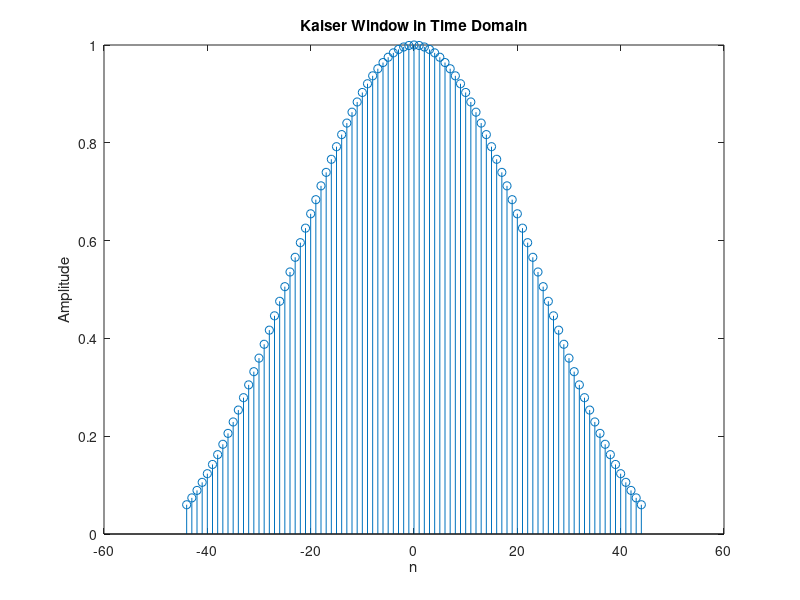
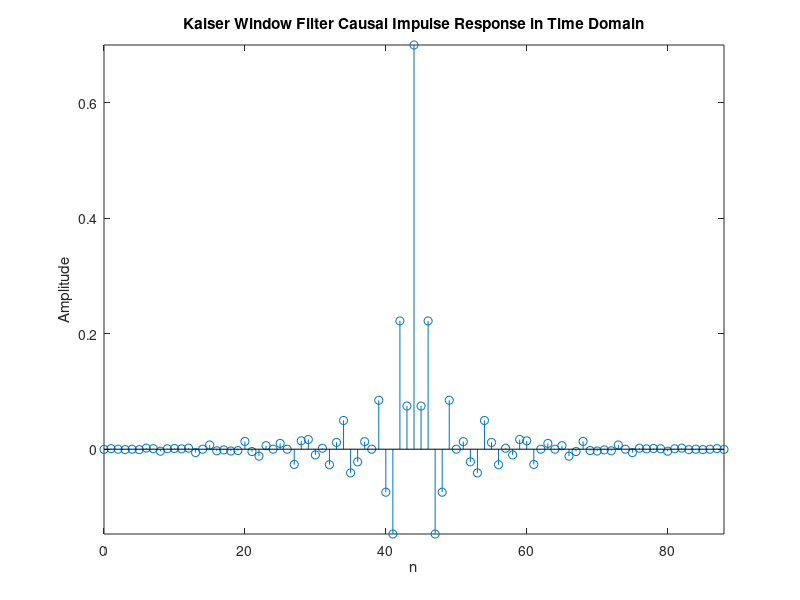

Recreate these plots in MATLAB, in order. (Note: this script raises an error after producing the figures.)
%% EN2570 - FIR Bandstop Filter Design
% By K.H.M.K.D.Kehelella - 170302T 

clc;
clear all;
close all;
%% Required Filter Specifications

A = 3;
B = 0;
C = 2;

A_p = 0.03+(0.01*A); % dB %%max passband ripple
A_a = 45+B; %dB %%min stopband attenuation
Omega_p1 = (C*100)+400; %rad/s %%lower passband edge
Omega_p2 = (C*100)+950; %rad/s %%upper passband edge
Omega_a1 = (C*100)+500; %rad/s %%lower stopband edge
Omega_a2 = (C*100)+800; %rad/s %%upper stopband edge
Omega_s = 2*(C*100+1300); %rad/s %%sampling freqency

%% Derived Filter Specifications

Bt1 = Omega_a1-Omega_p1; %rad/s %%lower transition width
Bt2 = Omega_p2-Omega_a2;  %rad/s %%upper transisiton width
Bt = min(Bt1,Bt2); %rad/s %%critical transition width
Omega_c1 = Omega_p1+Bt/2; %rad/s %%lower cutoff frequency
Omega_c2 = Omega_p2-Bt/2; %rad/s %%upper cutoff frequency
T = 2*pi/Omega_s; %s %%sampling period

%% Kaiser Window Parameters

% calculating delta
d_P = (10^(0.05*A_p) - 1)/ (10^(0.05*A_p) + 1); 
d_A = 10^(-0.05*A_a);
delta = min(d_P,d_A);

Aa = -20*log10(delta);  % Actual stopband attenuation
Ap = 20*log10(1+delta/1-delta); % Actual passband ripple

% Calculating alpha
if Aa<=21                
    alpha = 0;
elseif Aa>21 && Aa<= 50
    alpha = 0.5842*(Aa-21)^0.4 + 0.07886*(Aa-21);
else
    alpha = 0.1102*(Aa-8.7);
end

% Calculating D
if Aa <= 21             
    D = 0.9222;
else
    D = (Aa-7.95)/14.36;
end

% Calculating order of the filter N
N = ceil(Omega_s*D/Bt +1); 
if mod(N,2) == 0 %If lowest N is even then this will give lowest odd value otherwise it s already lowest odd value
    N = N+1;
end

% Length of the filter
n = -(N-1)/2:1:(N-1)/2;   

% Calculating beta
beta = alpha*sqrt(1-(2*n/(N-1)).^2);

%% Generating Io_(alpha)

bessellimit = 100;

Io_alpha = 1;
for k = 1:bessellimit
    val_k = (1/factorial(k)*(alpha/2).^k).^2;
    Io_alpha = Io_alpha + val_k;
end

%% Generating Io_(beta) 

Io_beta = 1;
for m = 1:bessellimit
    val_m = (1/factorial(m)*(beta/2).^m).^2;
    Io_beta = Io_beta + val_m;
end

%% Obtaining Kaiser Window w_k(nT)

wk_nT = Io_beta/Io_alpha;

figure
stem(n,wk_nT)
xlabel('n')
ylabel('Amplitude')
title('Kaiser Window in Time Domain');

%% Generating Impulse Response h(nT)

n_L= -(N-1)/2:1:-1;
hnt_L = 1./(n_L*pi).*(sin(Omega_c1*n_L*T)-sin(Omega_c2*n_L*T));

n_R = 1:1:(N-1)/2;
hnt_R = 1./(n_R*pi).*(sin(Omega_c1*n_R*T)-sin(Omega_c2*n_R*T));

hnt_0 = 1+ 2/Omega_s*(Omega_c1-Omega_c2);

n = [n_L,0,n_R];
h_nT = [hnt_L,hnt_0,hnt_R];

%% Applying the Kaiser Window to the filter 

Hw_nT = h_nT.*wk_nT;

%% Plotting the causal impulse response

n_shifted = [0:1:N-1]; %we must shift this much of samples to obtain causal impulse response
figure
stem(n_shifted,Hw_nT); axis tight;
xlabel('n')
ylabel('Amplitude')
title(strcat(['Kaiser Window Filter Causal Impulse Response in Time Domain']));

%% Plotting the magnitude response of filter in the range (0,Os/2)

fvtool(Hw_nT);
figure
[Hw,f] = freqz(Hw_nT);
w_1 = f*Omega_s/(2*pi);
log_Hw = 20*log10(abs(Hw));
plot(w_1,log_Hw)
xlabel('Frequency (rad/s)')
ylabel('Magnitude (dB)')
title(strcat(['Kaiser Window Filter Magnitude Response in Frequency Domain']));

%% Plotting the magnitude response of filter in Lower Passband 

figure
finish = round((length(w_1)/(Omega_s/2)*Omega_c1));
wpass_l = w_1(1:finish);
hpass_l = log_Hw(1:finish);
plot(wpass_l,hpass_l)
axis([-inf, inf, -0.1, 0.1]);
xlabel('Frequency (rad/s)')
ylabel('Magnitude (dB)')
title('Filter Lower Passband in Frequency Domain');

%% Plotting the magnitude response of filter in Upper Passband 

figure
start = round(length(w_1)/(Omega_s/2)*Omega_c2);
wpass_h = w_1(start:length(w_1));
hpass_h = log_Hw(start:length(w_1));
plot(wpass_h,hpass_h)
axis([-inf, inf, -0.1, 0.1]);
xlabel('Frequency (rad/s)')
ylabel('Magnitude (dB)')
title('Filter Upper Passband in Frequency Domain');

%% Plotting the Rectangular Window filter response

figure
stem(n_shifted,h_nT); axis tight;
xlabel('n')
ylabel('Amplitude')
title(strcat(['Rectangular window Filter Response in Time Domain']));

figure
[hw,f] = freqz(h_nT);
w_2 = f*Omega_s/(2*pi);
log_H = 20*log10(hw);
plot(w_2,log_H)
xlabel('Frequency (rad/s)')
ylabel('Magnitude (dB)')
title(strcat(['Rectangular Window Filter Response in Frequency Domain']));

%% Input signal generation 

% component frequencies of the input
Omega_1 = Omega_c1/2;                    
Omega_2 = Omega_c1 + (Omega_c2-Omega_c1)/2;
Omega_3 = Omega_c2 + (Omega_s/2-Omega_c2)/2;

% generate discrete signal and evelope
samples = 500;
n1 = 0:1:samples;                
                      
X_nT = cos(Omega_1.*n1.*T)+cos(Omega_2.*n1.*T)+cos(Omega_3.*n1.*T); 

%% Using DFT to check the filtering 

% Filtering using frequency domain multiplication 

len_fft = length(X_nT)+length(Hw_nT)-1; % length for fft in x dimension
x_fft = fft(X_nT,len_fft);
Hw_nT_fft = fft(Hw_nT,len_fft);
out_fft = Hw_nT_fft.*x_fft; % A shift in time is added here
out = ifft(out_fft,len_fft);
out = out(1:length(out)-floor(N)+1);
rec_out = out(floor(N/2)+1:length(out)-floor(N/2));% account for shifting delay

% Ideal Output Signal
ideal_out = cos(Omega_1.*n1.*T)+cos(Omega_3.*n1.*T);

%% Plots of final results

% Time domain representation of input signal before filtering

figure 
subplot(2,1,1)
stem(n1,X_nT)
xlabel('n')
ylabel('Amplitude')
title(strcat(['Input signal',' ','in Time Domain']));

% Time domain representation of output signal after filtering

subplot(2,1,2)
stem(n1,out)
xlabel('n')
ylabel('Amplitude')
title(strcat(['Output signal',' ','in Time Domain']));

% Frequency domain representation of input signal before filtering

figure 
subplot(2,1,1)
len_fft = 2^nextpow2(numel(n1))-1;
x_fft = fft(X_nT,len_fft);
x_fft_plot = [abs([x_fft(len_fft/2+1:len_fft)]),abs(x_fft(1)),abs(x_fft(2:len_fft/2+1))];
f = Omega_s*linspace(0,1,len_fft)-Omega_s/2;
plot(f,x_fft_plot); axis tight;
xlabel('Frequency rad/s')
ylabel('Magnitude')
title(strcat(['Input signal',' ','in Frequency Domain']));

% Frequency domain representation of output signal after filtering

subplot(2,1,2)
len_fft = 2^nextpow2(numel(n1))-1;
xfft_out = fft(rec_out,len_fft);
x_fft_out_plot = [abs([xfft_out(len_fft/2+1:len_fft)]),abs(xfft_out(1)),abs(xfft_out(2:len_fft/2+1))];
f = Omega_s*linspace(0,1,len_fft)-Omega_s/2;
plot(f,x_fft_out_plot); axis tight;
xlabel('Frequency rad/s')
ylabel('Magnitude')
title(strcat(['Output signal',' ','in Frequency Domain']));

% Comparing Frequency domain representation of ideal output signal with frequency domain representation of output signal after filtering

figure 
subplot(2,1,1)
len_fft = 2^nextpow2(numel(n1))-1;
x_fft = fft(ideal_out,len_fft);
x_fft_ideal_out_plot = [abs([x_fft(len_fft/2+1:len_fft)]),abs(x_fft(1)),abs(x_fft(2:len_fft/2+1))];
f = Omega_s*linspace(0,1,len_fft)-Omega_s/2;
plot(f,x_fft_ideal_out_plot); axis tight;
xlabel('Frequency rad/s')
ylabel('Magnitude')
title(strcat(['Ideal output signal',' ','in Frequency Domain']));

% Frequency domain representation of output signal after filtering to compair
subplot(2,1,2)
len_fft = 2^nextpow2(numel(n1))-1;
xfft_out = fft(rec_out,len_fft);
x_fft_out_plot = [abs([xfft_out(len_fft/2+1:len_fft)]),abs(xfft_out(1)),abs(xfft_out(2:len_fft/2+1))];
f = Omega_s*linspace(0,1,len_fft)-Omega_s/2;
plot(f,x_fft_out_plot); axis tight;
xlabel('Frequency rad/s')
ylabel('Magnitude')
title(strcat(['Output signal',' ','in Frequency Domain']));